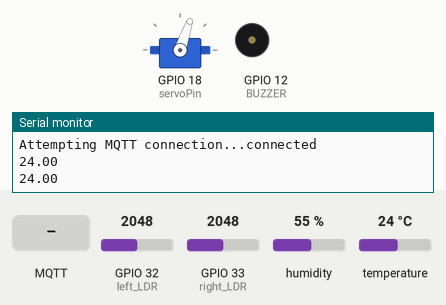
This sketch was run on a simulated ESP32. Parts: servo, buzzer (waves = sounding), the last lines printed to the serial monitor. Inputs (shaded band) come from the test bench; at power-on: GPIO 33 (right_LDR) = 2048, GPIO 32 (left_LDR) = 2048, humidity 55 %, temperature 24 °C. WiFi joins after 1.5 s; servers stay silent unless stated; network time is answered at once with the bench clock; the local clock reads 2024-03-15 10:24:30 at power-on unless the sketch sets it; no MQTT or app messages arrive unless stated.

Above: at 2.7 s.
2.8 s: MQTT message "1" arrives on the first subscribed topic
At 4.4 s:
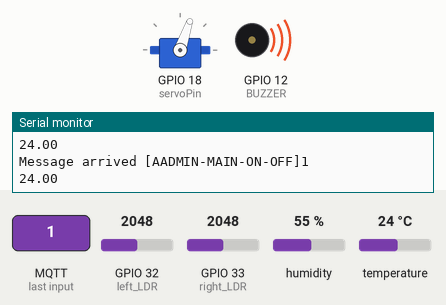
5.0 s: GPIO 33 (right_LDR) set to 2121
At 6.8 s:
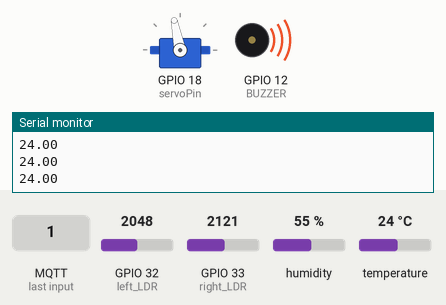
7.1 s: GPIO 32 (left_LDR) set to 1228
At 8.0 s:
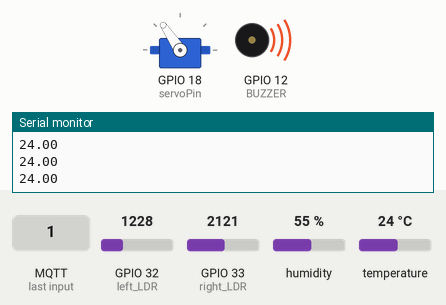
9.1 s: MQTT message "AADMIN-MAIN-ON-OFF" arrives on the first subscribed topic
At 10.4 s:
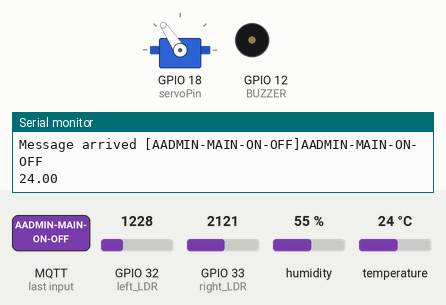
11.1 s: MQTT message "AADMIN-MAIN-ON-OFF" arrives on the third subscribed topic
At 12.8 s:
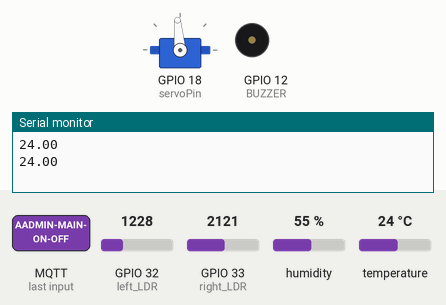
13.1 s: MQTT message "AADMIN-MAIN-ON-OFF" arrives on the second subscribed topic
At 15.2 s:
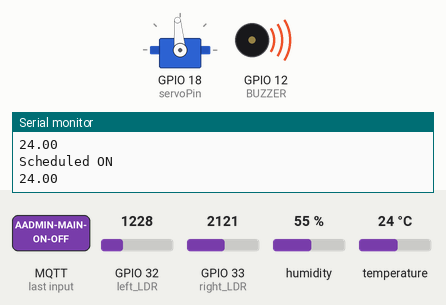
Timing chart, 0 to 16.2 s (numbered marks = the images above; inputs shaded):
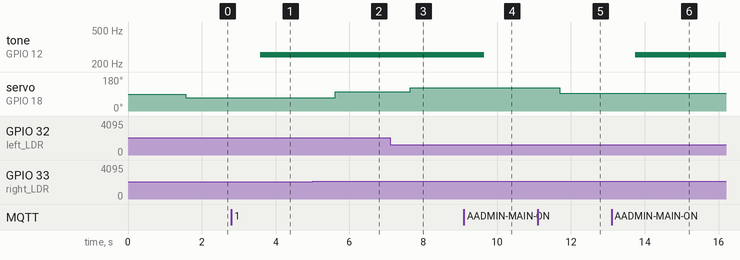

Measured:
- the behaviour switches between 2049 and 2050 on GPIO 33 (right_LDR) (found by bisection; images 1 and 2)
- after the input at 2.8 s, tone on GPIO 12 (BUZZER): silent → 256 Hz after 0.78 s
- after the input at 5.0 s, servo on GPIO 18 (servoPin): 71° → 101° after 0.62 s
- after the input at 7.1 s, servo on GPIO 18 (servoPin): 101° → 124° after 0.54 s
- after the input at 9.1 s, tone on GPIO 12 (BUZZER): 256 Hz → silent after 0.55 s
- after the input at 11.1 s, servo on GPIO 18 (servoPin): 124° → 95° after 0.59 s
- after the input at 13.1 s, tone on GPIO 12 (BUZZER): silent → 256 Hz after 0.64 s

The sketch:

esp32-arduino.ino
```cpp
#include <WiFi.h>
#include <PubSubClient.h>
#include "DHTesp.h"
#include <NTPClient.h>
#include <WiFiUdp.h>
#include <ESP32Servo.h>

#define DHT_PIN 15
#define BUZZER 12
#define left_LDR 32
#define right_LDR 33
#define servoPin 18

char tempAr[6];
char lightAr[6];

WiFiClient espClient;
PubSubClient mqttClient(espClient);

WiFiUDP ntpUDP;
NTPClient timeClient(ntpUDP);

float theta_off = 30;
float Gamma = 0.75;
float I = 0.0;
float D;
float angle;
Servo servo;


DHTesp dhtSensor;

bool isScheduledON = false;
unsigned long scheduledOnTime;

void setup() {
  Serial.begin(115200);
  setupWifi();

  setupMqtt();

  dhtSensor.setup(DHT_PIN, DHTesp::DHT22);

  timeClient.begin();
  timeClient.setTimeOffset(5.5*3600);
  pinMode(BUZZER, OUTPUT);
  pinMode(left_LDR, INPUT);
  pinMode(right_LDR, INPUT);
  pinMode(servoPin, OUTPUT);
  digitalWrite(BUZZER, LOW);
  servo.attach(servoPin, 500, 2400);

}

void loop() {

  if(!mqttClient.connected()){
    connectToBroker();
  }
  mqttClient.loop();

  updateTemperature();
  Serial.println(tempAr);
  mqttClient.publish("AADMIN-TEMP", tempAr);

  highIntensity();

  angle = calculateMotorAngle();
  servo.write(angle);

  checkSchedule();
  delay(1000);

}

void setupWifi(){
  Serial.println();
  Serial.print("Connecting to ");
  Serial.println("Wokwi-GUEST");
  WiFi.begin("Wokwi-GUEST","");

  while (WiFi.status() != WL_CONNECTED){
    delay(500);
    Serial.print(".");
  }

  Serial.println("WiFi connected");
  Serial.println("IP address: ");
  Serial.println(WiFi.localIP());

}

void setupMqtt(){
  mqttClient.setServer("test.mosquitto.org", 1883);
  mqttClient.setCallback(recieveCallback);
}

void recieveCallback(char* topic, byte* payload, unsigned int length){
  float angle;

  Serial.print("Message arrived [");
  Serial.print(topic);
  Serial.print("]");

  char payloadCharAr[length];
  for(int i = 0; i<length; i++){
    Serial.print((char)payload[i]);
    payloadCharAr[i] = (char)payload[i];
  }

  Serial.println();

  if(strcmp(topic, "AADMIN-MAIN-ON-OFF")==0){
    buzzerOn(payloadCharAr[0]=='1');
  }else if(strcmp(topic, "AADMIN-SCH-ON")==0){
    if(payloadCharAr[0]=='N'){
      isScheduledON = false;
    }else{
      isScheduledON = true;
      scheduledOnTime = atol(payloadCharAr);
    }
  }else if (strcmp(topic, "AADMIN-SHADE-CONTROL") == 0) {
    Gamma = atof(payloadCharAr);

  }else if (strcmp(topic, "AADMIN-SHADE-ANGLE") == 0) {
    theta_off = atof(payloadCharAr);

  }


}

void connectToBroker(){
  while(!mqttClient.connected()){
    Serial.print("Attempting MQTT connection...");
    if(mqttClient.connect("ESP32-21553263")){
      Serial.println("connected");
      mqttClient.subscribe("AADMIN-MAIN-ON-OFF");
      mqttClient.subscribe("AADMIN-SCH-ON");
      mqttClient.subscribe("AADMIN-SHADE-ANGLE");
      mqttClient.subscribe("AADMIN-SHADE-CONTROL");
      }else{
      Serial.print("failed");
      Serial.println(mqttClient.state());
      delay(5000);
    }
  }
}

void buzzerOn(bool on){
  if (on){
    tone(BUZZER,256);
  }else{
    noTone(BUZZER);
  }
}


unsigned long getTime(){
  timeClient.update();
  return timeClient.getEpochTime();
}

void checkSchedule(){
  if(isScheduledON){
    unsigned long currentTime = getTime();
    if(currentTime>scheduledOnTime){
      buzzerOn(true);
      isScheduledON = false;
      mqttClient.publish("AADMIN-MAIN-ON-OFF-ESP", "1");
      mqttClient.publish("AADMIN-SCH-ESP-ON", "0");
      Serial.println("Scheduled ON");
    }
  }
}

float calculateMotorAngle() {
  float theta = (theta_off * D) + (180 - theta_off) * I * Gamma;
  return min(theta, 180.0f);
}

void highIntensity(){

  int Left_val = analogRead(left_LDR);
  int Right_val = analogRead(right_LDR);


  float leftIntensity = 1.0 - (map(Left_val,32,4063,0,1023) / 1023.0);
  float rightIntensity = 1.0 - (map(Right_val,32,4063,0,1023)/ 1023.0);


  // Determine which LDR has higher value
  bool isLeftIntensityHigher = leftIntensity > rightIntensity;

  if (isLeftIntensityHigher) {
    String(leftIntensity,2).toCharArray(lightAr,6);
    mqttClient.publish("AADMIN-LIGHT", lightAr);
    mqttClient.publish("AADMIN-LIGHT-SIDE", "Left side");
    I = leftIntensity;
    D = 1.5;
  } else {
    String(rightIntensity,2).toCharArray(lightAr,6);
    mqttClient.publish("AADMIN-LIGHT", lightAr);
    mqttClient.publish("AADMIN-LIGHT-SIDE", "Right side");
    I = rightIntensity;
    D = 0.5;
  }


}

void updateTemperature(){
  TempAndHumidity data = dhtSensor.getTempAndHumidity();
  String(data.temperature,2).toCharArray(tempAr,6);
}
```
